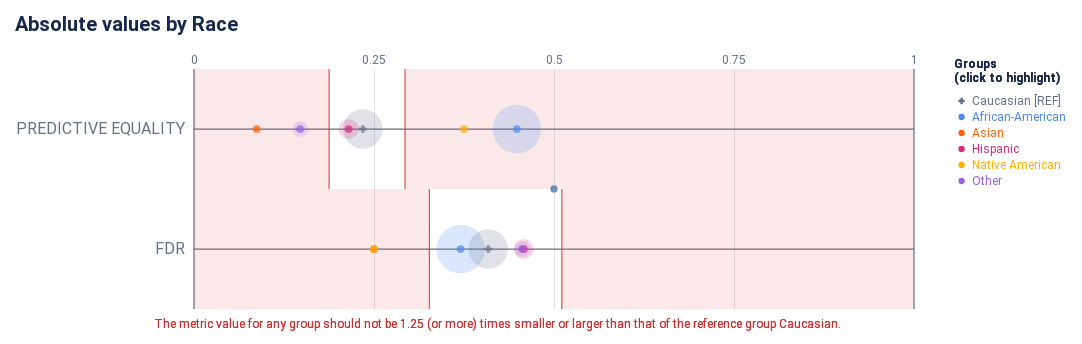

Here is the notebook cell this chart was saved with:
### Code cell
#Gráfico de errores (valores absolutos, calculados en Group)
#El usuario debe escoger la variable a visualizar
#Las metricas se especificaron más arriba en "metrics", cuando se escogió el umbral de tolerancia
ap.absolute(bdf, metrics, 'race', fairness_threshold = disparity_tolerance)

### Figure 1 — Vega-Lite specification as saved in the notebook (floating-point values rounded to 4 significant figures)
{"config": {"view": {"continuousWidth": 300, "continuousHeight": 300, "strokeWidth": 0}, "axisLeft": {"labelColor": "rgb(102, 111, 137)", "labelFont": "Roboto, Arial, sans-serif", "labelFontSize": 16}, "title": {"anchor": "start", "color": "rgb(25, 39, 78)", "font": "Roboto, Arial, sans-serif", "fontSize": 20, "fontWeight": "bold"}}, "layer": [{"data": {"name": "data-fc218cc0ce6583954e76f15117942866"}, "mark": {"type": "rule", "stroke": "rgb(102, 111, 137)", "strokeWidth": 1.25, "tooltip": null}, "encoding": {"x": {"field": "start", "scale": {"domain": [0, 1], "range": [40.0, 760.0]}, "type": "quantitative"}, "x2": {"field": "end"}, "y": {"axis": {"domain": false, "labelAngle": 0, "labelPadding": -30, "orient": "left", "ticks": false, "title": null}, "field": "y_position", "scale": {"domain": ["PREDICTIVE EQUALITY", "FDR"], "range": [30.0, 270.0]}, "type": "nominal"}}}, {"data": {"name": "data-530a0015f307685e83be78af23d6ae21"}, "mark": {"type": "rule", "stroke": "rgb(102, 111, 137)", "strokeWidth": 1.25, "tooltip": null}, "encoding": {"x": {"field": "x_position", "scale": {"domain": [0, 1], "range": [40.0, 760.0]}, "type": "quantitative"}, "y": {"value": 30.0}, "y2": {"value": 270.0}}}, {"data": {"name": "data-5583314adf91e201f1fae4954d44c62d"}, "mark": {"type": "text", "align": "center", "color": "rgb(102, 111, 137)", "font": "Roboto, Arial, sans-serif", "fontSize": 12, "fontWeight": "normal", "tooltip": null}, "encoding": {"text": {"field": "value", "type": "nominal"}, "x": {"field": "value", "scale": {"domain": [0, 1], "range": [40.0, 760.0]}, "type": "quantitative"}, "y": {"value": 21.0}}}, {"layer": [{"mark": {"type": "rect", "opacity": 0.8, "stroke": "rgb(211, 47, 47)", "strokeWidth": 1.25, "tooltip": null}, "encoding": {"x": {"field": "lower_threshold_value", "scale": {"domain": [0, 1], "range": [40.0, 760.0]}, "type": "quantitative"}, "x2": {"field": "lower_threshold_value"}, "y": {"axis": {"domain": false, "grid": false, "labels": false, "ticks": false, "title": null}, "field": "metric", "scale": {"domain": ["PREDICTIVE EQUALITY", "FDR"], "range": [30.0, 270.0]}, "type": "nominal"}}}, {"mark": {"type": "rect", "opacity": 0.8, "stroke": "rgb(211, 47, 47)", "strokeWidth": 1.25, "tooltip": null}, "encoding": {"x": {"field": "upper_threshold_value", "scale": {"domain": [0, 1], "range": [40.0, 760.0]}, "type": "quantitative"}, "x2": {"field": "upper_threshold_value"}, "y": {"axis": {"domain": false, "grid": false, "labels": false, "ticks": false, "title": null}, "field": "metric", "scale": {"domain": ["PREDICTIVE EQUALITY", "FDR"], "range": [30.0, 270.0]}, "type": "nominal"}}}, {"layer": [{"mark": {"type": "rect", "fill": "rgb(211, 47, 47)", "opacity": 0.1, "tooltip": null}, "encoding": {"x": {"field": "lower_threshold_value", "scale": {"domain": [0, 1], "range": [40.0, 760.0]}, "type": "quantitative"}, "x2": {"field": "lower_end"}, "y": {"axis": {"domain": false, "grid": false, "labels": false, "ticks": false, "title": null}, "field": "metric", "scale": {"domain": ["PREDICTIVE EQUALITY", "FDR"], "range": [30.0, 270.0]}, "type": "nominal"}}}, {"mark": {"type": "rect", "fill": "rgb(211, 47, 47)", "opacity": 0.1, "tooltip": null}, "encoding": {"x": {"field": "upper_threshold_value", "scale": {"domain": [0, 1], "range": [40.0, 760.0]}, "type": "quantitative"}, "x2": {"field": "upper_end"}, "y": {"axis": {"domain": false, "grid": false, "labels": false, "ticks": false, "title": null}, "field": "metric", "scale": {"domain": ["PREDICTIVE EQUALITY", "FDR"], "range": [30.0, 270.0]}, "type": "nominal"}}}]}, {"layer": [{"mark": {"type": "text", "align": "left", "baseline": "top", "fill": "rgb(211, 47, 47)", "font": "Roboto, Arial, sans-serif", "fontSize": 12, "fontWeight": "normal", "tooltip": null}, "encoding": {"text": {"value": "The metric value for any group should not be 1.25 (or more) times smaller or larger than that of the reference group Caucasian."}, "x": {"value": 0}, "y": {"value": 280.0}}}], "data": {"name": "data-de84bc8c822dac0bd3b12b0342548471"}}], "data": {"name": "data-5351a32f957a55e86fe1aa5bbd26947d"}}, {"layer": [{"data": {"name": "empty"}, "mark": {"type": "circle"}}, {"data": {"name": "data-6f78e3c2df91bcbd9c868a1c37493d02"}, "mark": {"type": "circle", "cursor": "pointer", "opacity": 0.2}, "encoding": {"color": {"condition": {"param": "param_7", "empty": true, "field": "attribute_value", "legend": null, "scale": {"domain": ["Caucasian", "African-American", "Asian", "Hispanic", "Native American", "Other"], "range": ["rgb(102, 111, 137)", "rgb(76, 136, 238)", "rgb(254, 97, 0)", "rgb(220, 38, 127)", "rgb(255, 176, 0)", "rgb(150, 95, 230)"]}, "type": "nominal"}, "value": "rgb(225, 226, 231)"}, "size": {"field": "group_size", "legend": null, "scale": {"domain": [0, 4435.0], "range": [0, 2827.0]}, "type": "quantitative"}, "tooltip": [{"field": "attribute_value", "title": "Group", "type": "nominal"}, {"field": "tooltip_group_size", "title": "Group Size", "type": "nominal"}, {"field": "tooltip_disparity_explanation_fpr", "title": "Disparity", "type": "nominal"}, {"field": "fpr", "format": ".2f", "title": "PREDICTIVE EQUALITY", "type": "quantitative"}], "x": {"axis": {"domain": false, "gridColor": "rgb(225, 226, 231)", "labels": false, "ticks": false, "title": null, "values": [0.25, 0.5, 0.75]}, "field": "fpr", "scale": {"domain": [0, 1], "range": [40.0, 760.0]}, "type": "quantitative"}, "y": {"axis": {"domain": false, "grid": false, "labels": false, "ticks": false, "title": null}, "field": "metric_variable", "scale": {"domain": ["PREDICTIVE EQUALITY", "FDR"], "range": [30.0, 270.0]}, "type": "nominal"}}, "name": "view_8", "transform": [{"calculate": "'PREDICTIVE EQUALITY'", "as": "metric_variable"}]}, {"data": {"name": "data-6f78e3c2df91bcbd9c868a1c37493d02"}, "mark": {"type": "circle", "cursor": "pointer", "opacity": 0.2}, "encoding": {"color": {"condition": {"param": "param_7", "empty": true, "field": "attribute_value", "legend": null, "scale": {"domain": ["Caucasian", "African-American", "Asian", "Hispanic", "Native American", "Other"], "range": ["rgb(102, 111, 137)", "rgb(76, 136, 238)", "rgb(254, 97, 0)", "rgb(220, 38, 127)", "rgb(255, 176, 0)", "rgb(150, 95, 230)"]}, "type": "nominal"}, "value": "rgb(225, 226, 231)"}, "size": {"field": "group_size", "legend": null, "scale": {"domain": [0, 4435.0], "range": [0, 2827.0]}, "type": "quantitative"}, "tooltip": [{"field": "attribute_value", "title": "Group", "type": "nominal"}, {"field": "tooltip_group_size", "title": "Group Size", "type": "nominal"}, {"field": "tooltip_disparity_explanation_fdr", "title": "Disparity", "type": "nominal"}, {"field": "fdr", "format": ".2f", "title": "FDR", "type": "quantitative"}], "x": {"axis": {"domain": false, "gridColor": "rgb(225, 226, 231)", "labels": false, "ticks": false, "title": null, "values": [0.25, 0.5, 0.75]}, "field": "fdr", "scale": {"domain": [0, 1], "range": [40.0, 760.0]}, "type": "quantitative"}, "y": {"axis": {"domain": false, "grid": false, "labels": false, "ticks": false, "title": null}, "field": "metric_variable", "scale": {"domain": ["PREDICTIVE EQUALITY", "FDR"], "range": [30.0, 270.0]}, "type": "nominal"}}, "name": "view_10", "transform": [{"calculate": "'FDR'", "as": "metric_variable"}]}, {"layer": [{"data": {"name": "empty"}, "mark": {"type": "point"}}, {"data": {"name": "data-6f78e3c2df91bcbd9c868a1c37493d02"}, "mark": {"type": "point", "cursor": "pointer", "filled": true, "size": 60}, "encoding": {"color": {"condition": {"param": "param_7", "empty": true, "field": "attribute_value", "legend": null, "scale": {"domain": ["Caucasian", "African-American", "Asian", "Hispanic", "Native American", "Other"], "range": ["rgb(102, 111, 137)", "rgb(76, 136, 238)", "rgb(254, 97, 0)", "rgb(220, 38, 127)", "rgb(255, 176, 0)", "rgb(150, 95, 230)"]}, "type": "nominal"}, "value": "rgb(225, 226, 231)"}, "shape": {"field": "attribute_value", "legend": null, "scale": {"domain": ["Caucasian", "African-American", "Asian", "Hispanic", "Native American", "Other"], "range": ["cross", "circle", "circle", "circle", "circle", "circle"]}, "type": "nominal"}, "tooltip": [{"field": "attribute_value", "title": "Group", "type": "nominal"}, {"field": "tooltip_group_size", "title": "Group Size", "type": "nominal"}, {"field": "tooltip_disparity_explanation_fpr", "title": "Disparity", "type": "nominal"}, {"field": "fpr", "format": ".2f", "title": "PREDICTIVE EQUALITY", "type": "quantitative"}], "x": {"axis": {"domain": false, "gridColor": "rgb(225, 226, 231)", "labels": false, "ticks": false, "title": null, "values": [0.25, 0.5, 0.75]}, "field": "fpr", "scale": {"domain": [0, 1], "range": [40.0, 760.0]}, "type": "quantitative"}, "y": {"axis": {"domain": false, "grid": false, "labels": false, "ticks": false, "title": null}, "field": "metric_variable", "scale": {"domain": ["PREDICTIVE EQUALITY", "FDR"], "range": [30.0, 270.0]}, "type": "nominal"}}, "name": "view_7", "transform": [{"calculate": "'PREDICTIVE EQUALITY'", "as": "metric_variable"}]}, {"data": {"name": "data-6f78e3c2df91bcbd9c868a1c37493d02"}, "mark": {"type": "point", "cursor": "pointer", "filled": true, "size": 60}, "encoding": {"color": {"condition": {"param": "param_7", "empty": true, "field": "attribute_value", "legend": null, "scale": {"domain": ["Caucasian", "African-American", "Asian", "Hispanic", "Native American", "Other"], "range": ["rgb(102, 111, 137)", "rgb(76, 136, 238)", "rgb(254, 97, 0)", "rgb(220, 38, 127)", "rgb(255, 176, 0)", "rgb(150, 95, 230)"]}, "type": "nominal"}, "value": "rgb(225, 226, 231)"}, "shape": {"field": "attribute_value", "legend": null, "scale": {"domain": ["Caucasian", "African-American", "Asian", "Hispanic", "Native American", "Other"], "range": ["cross", "circle", "circle", "circle", "circle", "circle"]}, "type": "nominal"}, "tooltip": [{"field": "attribute_value", "title": "Group", "type": "nominal"}, {"field": "tooltip_group_size", "title": "Group Size", "type": "nominal"}, {"field": "tooltip_disparity_explanation_fdr", "title": "Disparity", "type": "nominal"}, {"field": "fdr", "format": ".2f", "title": "FDR", "type": "quantitative"}], "x": {"axis": {"domain": false, "gridColor": "rgb(225, 226, 231)", "labels": false, "ticks": false, "title": null, "values": [0.25, 0.5, 0.75]}, "field": "fdr", "scale": {"domain": [0, 1], "range": [40.0, 760.0]}, "type": "quantitative"}, "y": {"axis": {"domain": false, "grid": false, "labels": false, "ticks": false, "title": null}, "field": "metric_variable", "scale": {"domain": ["PREDICTIVE EQUALITY", "FDR"], "range": [30.0, 270.0]}, "type": "nominal"}}, "name": "view_9", "transform": [{"calculate": "'FDR'", "as": "metric_variable"}]}]}]}, {"layer": [{"mark": {"type": "point", "cursor": "pointer", "filled": true, "opacity": 1, "size": 40}, "encoding": {"color": {"condition": {"param": "param_7", "empty": true, "field": "attribute_value", "legend": null, "scale": {"domain": ["Caucasian", "African-American", "Asian", "Hispanic", "Native American", "Other"], "range": ["rgb(102, 111, 137)", "rgb(76, 136, 238)", "rgb(254, 97, 0)", "rgb(220, 38, 127)", "rgb(255, 176, 0)", "rgb(150, 95, 230)"]}, "type": "nominal"}, "value": "rgb(225, 226, 231)"}, "shape": {"field": "attribute_value", "legend": null, "scale": {"domain": ["Caucasian", "African-American", "Asian", "Hispanic", "Native American", "Other"], "range": ["cross", "circle", "circle", "circle", "circle", "circle"]}, "type": "nominal"}, "x": {"value": 807.6}, "y": {"axis": {"domain": false, "grid": false, "labels": false, "ticks": false, "title": null}, "field": "attribute_value", "scale": {"domain": ["Caucasian", "African-American", "Asian", "Hispanic", "Native American", "Other"], "range": [54, 150]}, "type": "nominal"}}, "name": "view_11"}, {"mark": {"type": "text", "align": "left", "baseline": "middle", "cursor": "pointer", "font": "Roboto, Arial, sans-serif", "fontSize": 12, "fontWeight": "normal"}, "encoding": {"color": {"condition": {"param": "param_7", "empty": true, "field": "attribute_value", "legend": null, "scale": {"domain": ["Caucasian", "African-American", "Asian", "Hispanic", "Native American", "Other"], "range": ["rgb(102, 111, 137)", "rgb(76, 136, 238)", "rgb(254, 97, 0)", "rgb(220, 38, 127)", "rgb(255, 176, 0)", "rgb(150, 95, 230)"]}, "type": "nominal"}, "value": "rgb(225, 226, 231)"}, "text": {"field": "label", "type": "nominal"}, "x": {"value": 818.1}, "y": {"axis": {"domain": false, "grid": false, "labels": false, "ticks": false, "title": null}, "field": "attribute_value", "scale": {"domain": ["Caucasian", "African-American", "Asian", "Hispanic", "Native American", "Other"], "range": [54, 150]}, "type": "nominal"}}, "name": "view_12"}, {"data": {"name": "data-de84bc8c822dac0bd3b12b0342548471"}, "mark": {"type": "text", "align": "left", "baseline": "top", "color": "rgb(25, 39, 78)", "font": "Roboto, Arial, sans-serif", "fontSize": 12, "fontWeight": "bold"}, "encoding": {"text": {"value": "(click to highlight)"}, "x": {"value": 800}, "y": {"value": 34}}}, {"data": {"name": "data-de84bc8c822dac0bd3b12b0342548471"}, "mark": {"type": "text", "align": "left", "baseline": "top", "color": "rgb(25, 39, 78)", "font": "Roboto, Arial, sans-serif", "fontSize": 12, "fontWeight": "bold"}, "encoding": {"text": {"value": "Groups"}, "x": {"value": 800}, "y": {"value": 20}}}], "data": {"name": "data-3e27e4e87f74af36c3e29f09d11184ba"}}], "height": 300, "padding": {"top": 15, "bottom": 5.0, "left": 15, "right": 15}, "params": [{"name": "param_9", "select": {"type": "point", "fields": ["attribute_value"]}, "views": ["view_8"]}, {"name": "param_11", "select": {"type": "point", "fields": ["attribute_value"]}, "views": ["view_10"]}, {"name": "param_8", "select": {"type": "point", "fields": ["attribute_value"]}, "views": ["view_7"]}, {"name": "param_10", "select": {"type": "point", "fields": ["attribute_value"]}, "views": ["view_9"]}, {"name": "param_7", "select": {"type": "point", "fields": ["attribute_value"]}, "views": ["view_11"]}, {"name": "param_12", "select": {"type": "point", "fields": ["attribute_value"]}, "views": ["view_12"]}], "resolve": {"scale": {"size": "independent", "y": "independent"}}, "title": "Absolute values by Race", "usermeta": {"embedOptions": {"scaleFactor": 5, "downloadFileName": "absolute_chart"}}, "width": 800, "$schema": "https://vega.github.io/schema/vega-lite/v5.20.1.json", "datasets": {"data-fc218cc0ce6583954e76f15117942866": [{"y_position": "PREDICTIVE EQUALITY", "start": 0, "end": 1}, {"y_position": "FDR", "start": 0, "end": 1}], "data-530a0015f307685e83be78af23d6ae21": [{"x_position": 0}, {"x_position": 1}], "data-5583314adf91e201f1fae4954d44c62d": [{"value": 0.0}, {"value": 0.25}, {"value": 0.5}, {"value": 0.75}, {"value": 1.0}], "data-5351a32f957a55e86fe1aa5bbd26947d": [{"lower_end": 0, "upper_end": 1, "lower_threshold_value": 0.1876, "upper_threshold_value": 0.2932, "metric": "PREDICTIVE EQUALITY"}, {"lower_end": 0, "upper_end": 1, "lower_threshold_value": 0.3269, "upper_threshold_value": 0.5108, "metric": "FDR"}], "data-de84bc8c822dac0bd3b12b0342548471": [{"a": 1, "b": 0}, {"a": 1, "b": 0}], "empty": [{}], "data-6f78e3c2df91bcbd9c868a1c37493d02": [{"attribute_name": "race", "attribute_value": "African-American", "group_size": 3696, "total_entities": 7214, "fpr": 0.4485, "fdr": 0.3703, "fpr_disparity": 1.912, "fdr_disparity": 0.9061, "fpr_disparity_scaled": 0.9121, "fdr_disparity_scaled": -0.1036, "tooltip_group_size": "3,696 (51.23%)", "tooltip_disparity_explanation_fpr": "1.91 times larger FPR than the reference group", "tooltip_disparity_explanation_fdr": "1.10 times smaller FDR than the reference group"}, {"attribute_name": "race", "attribute_value": "Asian", "group_size": 32, "total_entities": 7214, "fpr": 0.08696, "fdr": 0.25, "fpr_disparity": 0.3707, "fdr_disparity": 0.6117, "fpr_disparity_scaled": -1.697, "fdr_disparity_scaled": -0.6347, "tooltip_group_size": "32 (0.44%)", "tooltip_disparity_explanation_fpr": "2.70 times smaller FPR than the reference group", "tooltip_disparity_explanation_fdr": "1.63 times smaller FDR than the reference group"}, {"attribute_name": "race", "attribute_value": "Caucasian", "group_size": 2454, "total_entities": 7214, "fpr": 0.2345, "fdr": 0.4087, "fpr_disparity": 1.0, "fdr_disparity": 1.0, "fpr_disparity_scaled": 0.0, "fdr_disparity_scaled": 0.0, "tooltip_group_size": "2,454 (34.02%)", "tooltip_disparity_explanation_fpr": "Reference group", "tooltip_disparity_explanation_fdr": "Reference group"}, {"attribute_name": "race", "attribute_value": "Hispanic", "group_size": 637, "total_entities": 7214, "fpr": 0.2148, "fdr": 0.4579, "fpr_disparity": 0.9159, "fdr_disparity": 1.12, "fpr_disparity_scaled": -0.09184, "fdr_disparity_scaled": 0.1205, "tooltip_group_size": "637 (8.83%)", "tooltip_disparity_explanation_fpr": "1.09 times smaller FPR than the reference group", "tooltip_disparity_explanation_fdr": "1.12 times larger FDR than the reference group"}, {"attribute_name": "race", "attribute_value": "Native American", "group_size": 18, "total_entities": 7214, "fpr": 0.375, "fdr": 0.25, "fpr_disparity": 1.599, "fdr_disparity": 0.6117, "fpr_disparity_scaled": 0.5989, "fdr_disparity_scaled": -0.6347, "tooltip_group_size": "18 (0.25%)", "tooltip_disparity_explanation_fpr": "1.60 times larger FPR than the reference group", "tooltip_disparity_explanation_fdr": "1.63 times smaller FDR than the reference group"}, {"attribute_name": "race", "attribute_value": "Other", "group_size": 377, "total_entities": 7214, "fpr": 0.1475, "fdr": 0.4557, "fpr_disparity": 0.6291, "fdr_disparity": 1.115, "fpr_disparity_scaled": -0.5897, "fdr_disparity_scaled": 0.1151, "tooltip_group_size": "377 (5.23%)", "tooltip_disparity_explanation_fpr": "1.59 times smaller FPR than the reference group", "tooltip_disparity_explanation_fdr": "1.12 times larger FDR than the reference group"}], "data-3e27e4e87f74af36c3e29f09d11184ba": [{"attribute_value": "Caucasian", "label": "Caucasian [REF]"}, {"attribute_value": "African-American", "label": "African-American"}, {"attribute_value": "Asian", "label": "Asian"}, {"attribute_value": "Hispanic", "label": "Hispanic"}, {"attribute_value": "Native American", "label": "Native American"}, {"attribute_value": "Other", "label": "Other"}]}}
